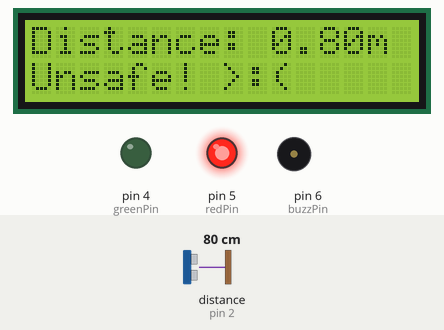
Recording of a sketch running on a simulated Arduino Uno, built with avr-gcc and run on an emulated ATmega328P. Shown: 16×2 character LCD, output pins drawn as LEDs (lit = HIGH), buzzer (waves = sounding, pin HIGH). Wiring (inferred from the names in the program): ultrasonic range finder: trigger pin 3; echo pin 2. The test bench sets the inputs (shaded band); at power-on: distance to the obstacle (sensor on pin 2) 80 cm. The echo pulse lasts 58.3 µs per cm; pins used as bus, display or sensor lines are not drawn.

Above: at 1.2 s.
1.3 s: distance to the obstacle (sensor on pin 2) set to 197 cm
At 1.85 s:
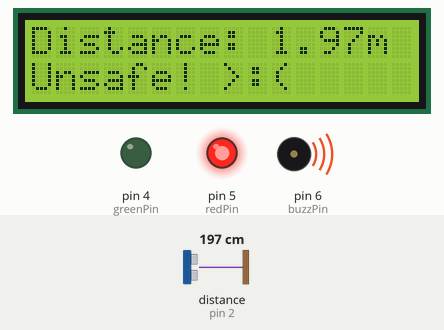
4.1 s: distance to the obstacle (sensor on pin 2) set to 203 cm
At 4.53 s:
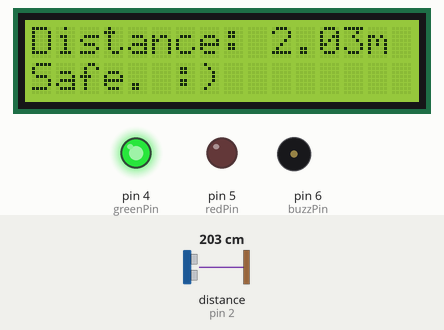
6.4 s: distance to the obstacle (sensor on pin 2) set to 2 cm
At 7.2 s:
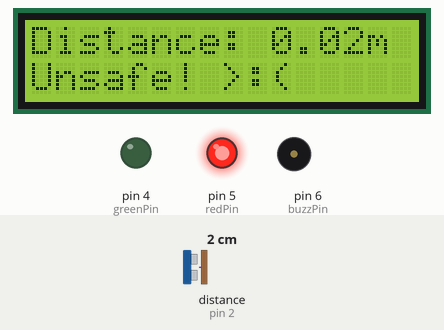
Timing chart, 0 to 14.0 s (numbered marks = the images above; inputs shaded):
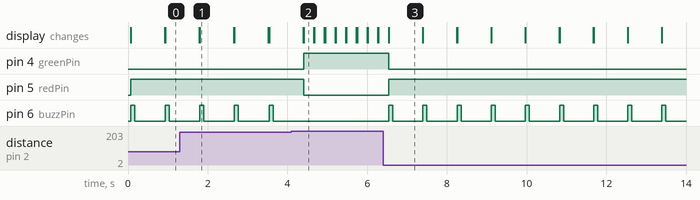

The sketch:

social-distance-meter.ino
```cpp
#include <LiquidCrystal.h>

// LCD pins
const int rs = 7;
const int en = 8;
const int d4 = 9;
const int d5 = 10;
const int d6 = 11;
const int d7 = 12;

// Ultrasonic sensor pins
const int trigPin = 3;
const int echoPin = 2;

// Output component pins
const int greenPin = 4;
const int redPin = 5;
const int buzzPin = 6;

int travelT;
float travelDist;
float targetDist;
float distInM;
const float safeDist = 2.;

const int delayT1 = 10;
const int delayT2 = 25;
const int delayT3 = 250;
const int buzzerDelay1 = 100;
const int buzzerDelay2 = 500;

LiquidCrystal lcd(rs, en, d4, d5, d6, d7);

void setup() {

  Serial.begin(9600);
  lcd.begin(16,2);
  pinMode(trigPin, OUTPUT);
  pinMode(echoPin, INPUT);
  pinMode(greenPin, OUTPUT);
  pinMode(redPin, OUTPUT);
  pinMode(buzzPin, OUTPUT);
}

void loop() {

  travelT = sendWave();

  distInM = calculateDistance();

  displayDistance();

  warnUser();

  updateReading();
}

// Sends and receives ultrasonic sound waves
int sendWave() {

  digitalWrite(trigPin, LOW);
  delayMicroseconds(delayT1);
  digitalWrite(trigPin, HIGH);
  delayMicroseconds(delayT1);
  digitalWrite(trigPin, LOW);
  travelT = pulseIn(echoPin, HIGH);
  delayMicroseconds(delayT2);

  return travelT;
}

// Calculates distance (in inches) from time using dimensional analysis and speed of sound
float calculateDistance() {

  travelDist = (travelT * 767. * 5280. * 12) / (3600. * 1000000);
  targetDist = travelDist / 2;
  // Converts inches to meters
  distInM = (targetDist * 2.54) / 100;
  return distInM;
}

// Displays distance in m
void displayDistance() {

  lcd.setCursor(0,0);
  lcd.print("Distance: ");
  lcd.print(distInM);
  lcd.print("m");
}

// Warn user whether their distance from object is safe or unsafe
void warnUser() {
  // If object is 2m or further,
  // displays 'safe' message, and green LED
  if (distInM >= safeDist) {
    lcd.setCursor(0,1);
    lcd.print("Safe. :)");
    digitalWrite(greenPin, HIGH);
    digitalWrite(redPin, LOW);
    digitalWrite(buzzPin, LOW);
  }
  // If object is within 2m,
  // displays 'unsafe' message, red LED, and sounds buzzer
  else {
    lcd.setCursor(0,1);
    lcd.print("Unsafe! >:(");
    digitalWrite(greenPin, LOW);
    digitalWrite(redPin, HIGH);
    digitalWrite(buzzPin, HIGH);
    delay(buzzerDelay1);
    digitalWrite(buzzPin, LOW);
    delay(buzzerDelay2);
  }
}

// Updates distance every quarter second, and resets display
void updateReading() {
  delay(delayT3);
  lcd.clear();
}
```

Measured:
- the behaviour switches between 200 and 201 cm on distance to the obstacle (sensor on pin 2) (found by bisection; images 1 and 2)
- after the input at 1.3 s, the display: first differs from a run without the input after 0.50 s (image 1)
- after the input at 4.1 s, pin 4 (greenPin): LOW → HIGH after 0.31 s; pin 5 (redPin): HIGH → LOW after 0.31 s; pin 6 (buzzPin): stops changing and stays LOW; the display: first differs from a run without the input after 0.31 s (image 2)
- after the input at 6.4 s, pin 4 (greenPin): HIGH → LOW after 0.14 s; pin 5 (redPin): LOW → HIGH after 0.14 s; pin 6 (buzzPin): alternates HIGH for 0.10 s and LOW for 0.76 s, starting after 0.14 s; the display: first differs from a run without the input after 0.14 s (image 3)
- by itself, pin 6 (buzzPin): alternates HIGH for 0.10 s and LOW for 0.77 s
- what the display in image 1 shows lasts 0.9 s, from 1.8 s to 2.7 s
